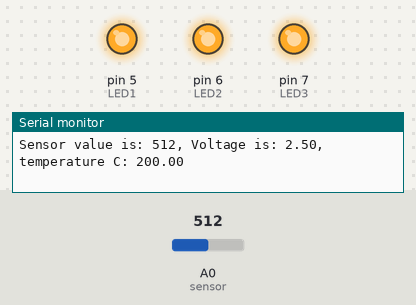
A sketch run on a simulated Arduino Uno, built with avr-gcc and run on an emulated ATmega328P. Parts: output pins drawn as LEDs (lit = HIGH), the last lines printed to the serial monitor. The inputs (shaded band) are chosen by the test bench; at power-on: A0 (sensor) = 512.

Above: at 1.2 s.
1.3 s: A0 (sensor) set to 157
4.3 s: A0 (sensor) set to 149
At 5.1 s:
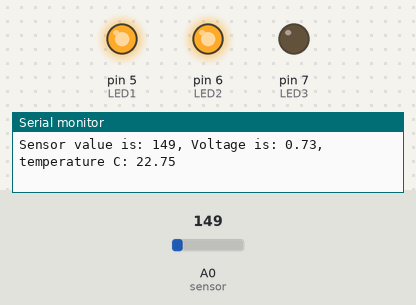
5.9 s: A0 (sensor) set to 122
At 6.8 s:
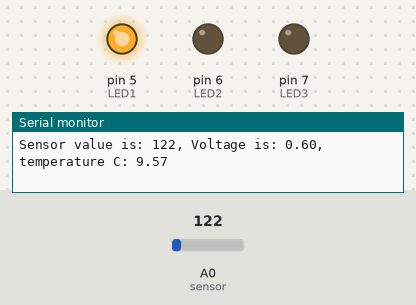
7.5 s: A0 (sensor) set to 306
At 8.7 s:
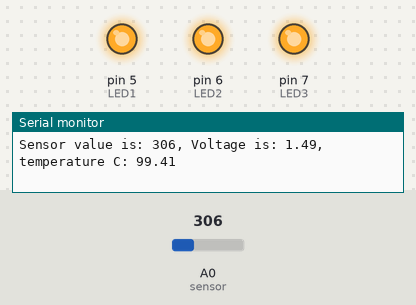
Timing chart, 0 to 10.1 s (numbered marks = the images above; inputs shaded):
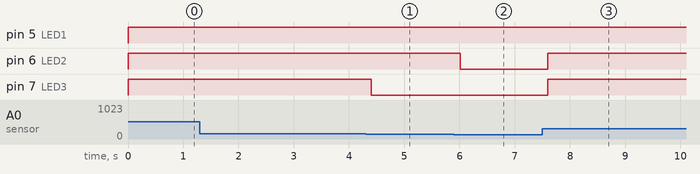

Measured:
- the behaviour switches between 150 and 149 on A0 (sensor) (found by bisection; images 0 and 1)
- after the input at 4.3 s, pin 7 (LED3): HIGH → LOW after 0.10 s
- after the input at 5.9 s, pin 6 (LED2): HIGH → LOW after 0.11 s
- after the input at 7.5 s, pin 6 (LED2), pin 7 (LED3): LOW → HIGH after 0.10 s

The sketch:

HotnessMeter.ino
```cpp
const int sensor = A0;
const int LED1 = 5;
const int LED2 = 6;
const int LED3 = 7;

void setup() {
  // put your setup code here, to run once:
  pinMode (sensor, INPUT);
  Serial.begin(9600);
  pinMode (LED1, OUTPUT);
  pinMode (LED2, OUTPUT);
  pinMode (LED3, OUTPUT);

    digitalWrite(LED1, LOW);
    digitalWrite(LED2, LOW);
    digitalWrite(LED3, LOW);

}

void loop() {
  // put your main code here, to run repeatedly:
  int sensorVal = analogRead(sensor);

  Serial.print("Sensor value is: ");
  Serial.print(sensorVal);


  float voltage = (sensorVal/1024.0) * 5.0;
  Serial.print(", Voltage is: ");
  Serial.print(voltage);

  float temp = (voltage - 0.5)*100;

  Serial.print(", temperature C: ");
  Serial.println(temp);

  if(temp <=21){
    digitalWrite(LED1, HIGH);
    digitalWrite(LED2, LOW);
    digitalWrite(LED3, LOW);

  }

  else if(temp > 21 && temp < 23){
    digitalWrite(LED1, HIGH);
    digitalWrite(LED2, HIGH);
    digitalWrite(LED3, LOW);

  }
  else if(temp > 24){
    digitalWrite(LED1, HIGH);
    digitalWrite(LED2, HIGH);
    digitalWrite(LED3, HIGH);

  }
    delay(5);

}
```
